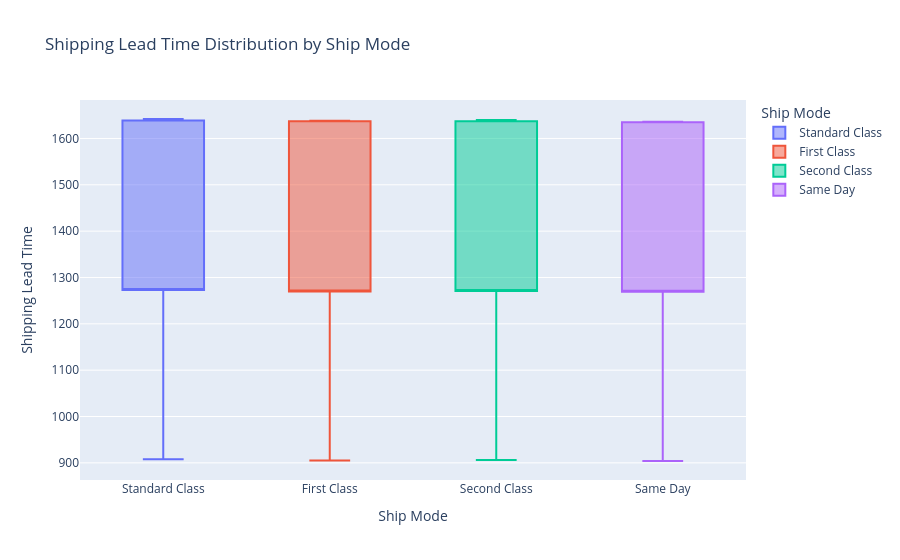

Notebook source saved alongside this figure:
### Code cell
mode_summary = df_clean.groupby('Ship Mode').agg(
    Avg_Lead_Time=('Shipping Lead Time', 'mean'),
    Total_Orders=('Order ID', 'count'),
    Avg_Sales=('Sales', 'mean'),
    Avg_Profit=('Gross Profit', 'mean')
).reset_index()

fig_mode = px.box(
    df_clean, 
    x='Ship Mode', 
    y='Shipping Lead Time', 
    color='Ship Mode',
    title='Shipping Lead Time Distribution by Ship Mode'
)
fig_mode.show()

### Figure 1 — Plotly figure (JSON) as saved in the notebook; plotly's stock layout.template omitted (floating-point values rounded to 4 significant figures; data arrays with more than 128 entries replaced by an {"elided": "..."} marker saying what was removed)
{"data": [{"alignmentgroup": "True", "hovertemplate": "Ship Mode=%{x}<br>Shipping Lead Time=%{y}<extra></extra>", "legendgroup": "Standard Class", "marker": {"color": "#636efa"}, "name": "Standard Class", "notched": false, "offsetgroup": "Standard Class", "orientation": "v", "showlegend": true, "type": "box", "x": {"elided": "6120 str values"}, "x0": " ", "xaxis": "x", "y": {"elided": "6120 int values"}, "y0": " ", "yaxis": "y"}, {"alignmentgroup": "True", "hovertemplate": "Ship Mode=%{x}<br>Shipping Lead Time=%{y}<extra></extra>", "legendgroup": "First Class", "marker": {"color": "#EF553B"}, "name": "First Class", "notched": false, "offsetgroup": "First Class", "orientation": "v", "showlegend": true, "type": "box", "x": {"elided": "1548 str values"}, "x0": " ", "xaxis": "x", "y": {"elided": "1548 int values"}, "y0": " ", "yaxis": "y"}, {"alignmentgroup": "True", "hovertemplate": "Ship Mode=%{x}<br>Shipping Lead Time=%{y}<extra></extra>", "legendgroup": "Second Class", "marker": {"color": "#00cc96"}, "name": "Second Class", "notched": false, "offsetgroup": "Second Class", "orientation": "v", "showlegend": true, "type": "box", "x": {"elided": "1979 str values"}, "x0": " ", "xaxis": "x", "y": {"elided": "1979 int values"}, "y0": " ", "yaxis": "y"}, {"alignmentgroup": "True", "hovertemplate": "Ship Mode=%{x}<br>Shipping Lead Time=%{y}<extra></extra>", "legendgroup": "Same Day", "marker": {"color": "#ab63fa"}, "name": "Same Day", "notched": false, "offsetgroup": "Same Day", "orientation": "v", "showlegend": true, "type": "box", "x": {"elided": "547 str values"}, "x0": " ", "xaxis": "x", "y": {"elided": "547 int values"}, "y0": " ", "yaxis": "y"}], "layout": {"boxmode": "overlay", "legend": {"title": {"text": "Ship Mode"}, "tracegroupgap": 0}, "title": {"text": "Shipping Lead Time Distribution by Ship Mode"}, "xaxis": {"anchor": "y", "categoryarray": ["Standard Class", "First Class", "Second Class", "Same Day"], "categoryorder": "array", "domain": [0, 1], "title": {"text": "Ship Mode"}}, "yaxis": {"anchor": "x", "domain": [0, 1], "title": {"text": "Shipping Lead Time"}}}}
